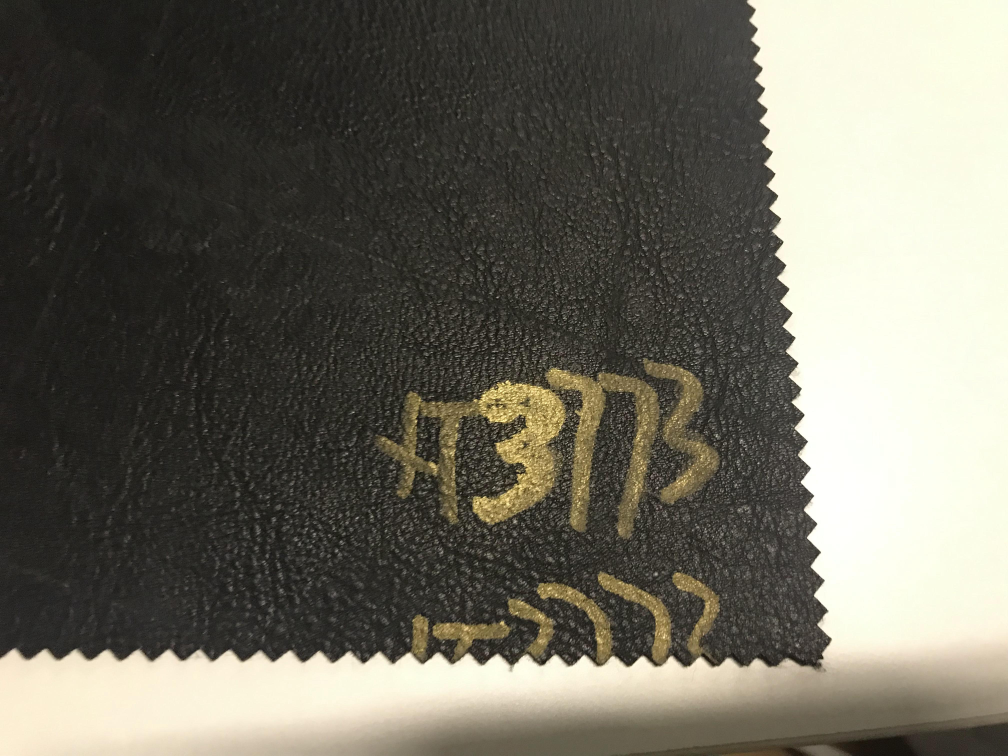
#> input picture raw/2019_06_21_09_21_IMG_3771.JPG, 4032 x 3024 px (shown at 1/4 size); its folder holds only this picture in this run
$ python cropper.py raw/2019_06_21_09_21_IMG_3771.JPG   (older library calls are emulated)
#> lines starting #> are read from the running program, lines starting #| are printed output that depends on the picture; after the words box and inside, x2 and y2 are one past the last pixel; in counts of white or black regions, pixels touching at a corner belong together
import cv2
import numpy as np
import matplotlib.pyplot as plt
# import tensorflow as tf
import os
import sys
import time
import random

def crop_image(image_path, filename, destination_path):
    # log_output = 1：打印过程，调试时用。
    # log_output = 0：不打印过程，批量处理时用。
#> called with image_path = './raw/2019_06_21_09_21_IMG_3771.JPG', filename = 'img0-7463343.jpg', destination_path = './des'
    log_output = 0

    #imread 返回的是BGR格式的图像，与 RGB 仅字节顺序相反
    if os.path.isfile(image_path):
        image = cv2.imdecode(np.fromfile(image_path, dtype=np.uint8), -1)
#> image is the input picture: shape (3024, 4032, 3); mean B, G, R 95.1, 106.4, 109.1
    else:
        print("The file " + image_path + " does not exist.")

    if log_output == 1:
        plt.figure('opencv imgs')
        plt.subplot(431)
        plt.imshow(image)
        print('image shape: ', image.shape)

    # 白色以外颜色
    # filter = [([0, 0, 0], [230, 230, 230])]

    # 白色和黄色以外颜色
    filter = [([0, 0, 0], [200, 200, 200])]

    # 去除阴影
    filter = [([0, 0, 0], [150, 150, 150])]


    # 如果color中定义了几种颜色区间，都可以分割出来
    for (lower, upper) in filter:
        # 创建NumPy数组，传入参数即为数组元素
        lower = np.array(lower, dtype="uint8")  # 颜色下限
        upper = np.array(upper, dtype="uint8")  # 颜色上限

        # 根据阈值找到对应颜色
        mask = cv2.inRange(image, lower, upper) #二值化的图
        #自身按位相与，取mask部分
        image_red = cv2.bitwise_and(image, image, mask=mask)

        # 展示图片
        if log_output == 1:
            plt.subplot(432)
            plt.imshow(image_red, cmap='gray')
#> this loop made 1 pass
#> pass 1, in crop_image, `mask = cv2.inRange(image, lower, upper)`:
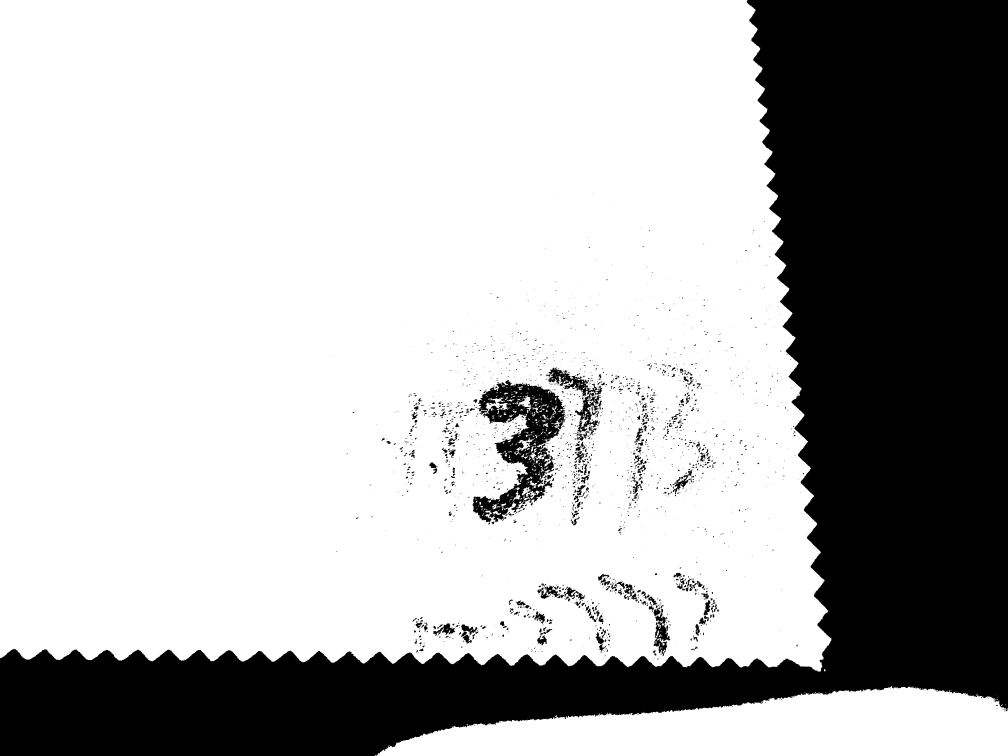
#> mask: shape (3024, 4032) (shown at 1/4 size); 70.6% white; 2637 black regions (1968 under 20 px), largest, box (x1, y1, x2, y2) and area: (0, 0, 4032, 3024) 3406845, (1890, 1520, 2261, 2097) 83640, (2182, 1469, 2389, 1587) 7179

    image_gray = cv2.cvtColor(image_red, cv2.COLOR_BGR2GRAY)
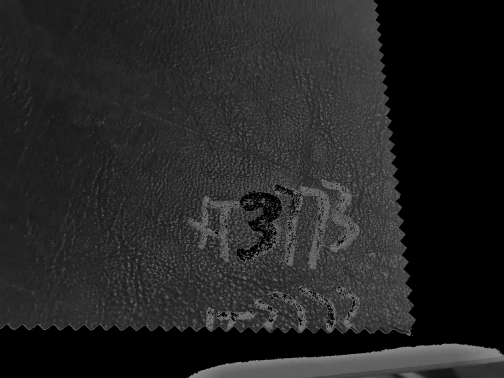
#> image_gray: shape (3024, 4032) (shown at 1/8 size); min 0, max 149, mean 36.6
    if log_output == 1:
        plt.subplot(433)
        plt.imshow(image_gray, cmap='gray')

    # 用Sobel算子计算x，y方向上的梯度，之后在x方向上减去y方向上的梯度，通过这个减法，我们留下具有高水平梯度和低垂直梯度的图像区域。
    gradX = cv2.Sobel(image_gray, ddepth=cv2.CV_32F, dx=1, dy=0, ksize=-1)
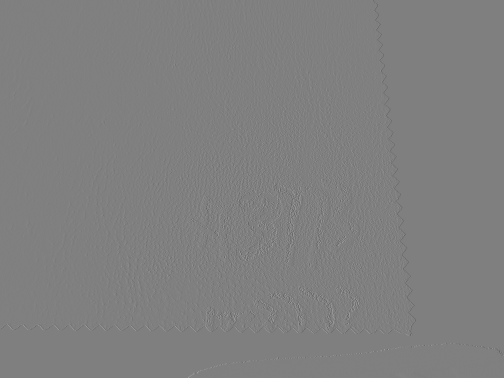
#> gradX: shape (3024, 4032) float32 (shown at 1/8 size); min -2344, max 2327, mean -0.2; drawn with min black and max white
    gradY = cv2.Sobel(image_gray, ddepth=cv2.CV_32F, dx=0, dy=1, ksize=-1)
    # subtract the y-gradient from the x-gradient
    gradient = cv2.subtract(gradX, gradY)
    if log_output == 1:
        plt.subplot(434)
        plt.imshow(gradient, cmap='gray')
    image_gradient = cv2.convertScaleAbs(gradient)
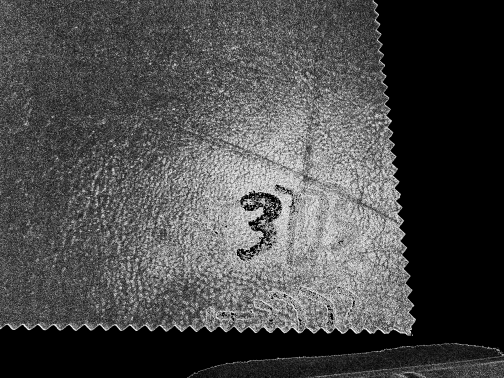
#> image_gradient: shape (3024, 4032) (shown at 1/8 size); min 0, max 255, mean 74
    if log_output == 1:
        plt.subplot(435)
        plt.imshow(image_gradient, cmap='gray')

    # 首先使用低通滤泼器平滑图像（9 x 9内核）
    # blur and threshold the image
    image_blurred = cv2.blur(image_gradient, (15, 15))
    (_, image_thresh) = cv2.threshold(image_blurred, 60, 255, cv2.THRESH_BINARY)
#> image_thresh: shape (3024, 4032); 62.4% white; 5091 black regions (2813 under 20 px), largest, box (x1, y1, x2, y2) and area: (0, 0, 4032, 3024) 3713153, (360, 695, 760, 1040) 37623, (351, 943, 899, 1184) 35367
    if log_output == 1:
        plt.subplot(436)
        plt.imshow(image_blurred, cmap='gray')
        plt.subplot(437)
        plt.imshow(image_thresh, cmap='gray')

    # 白色填充这些空余，使得后面的程序更容易识别区域，这需要做一些形态学方面的操作。
    kernel = cv2.getStructuringElement(cv2.MORPH_RECT, (80, 80))
    image_closed = cv2.morphologyEx(image_thresh, cv2.MORPH_CLOSE, kernel)
#> image_closed: shape (3024, 4032); 70.5% white; 2 black regions, box (x1, y1, x2, y2) and area: (3026, 0, 4032, 2794) 2356445, (0, 2634, 3877, 3024) 1235321
    if log_output == 1:
        plt.subplot(438)
        plt.imshow(image_closed, cmap='gray')

    # 白色斑点，这会干扰之后的轮廓的检测，要把它们去掉。分别执行4次形态学腐蚀与膨胀。
    # perform a series of erosions and dilations
    image_closed = cv2.erode(image_closed, None, iterations=4)
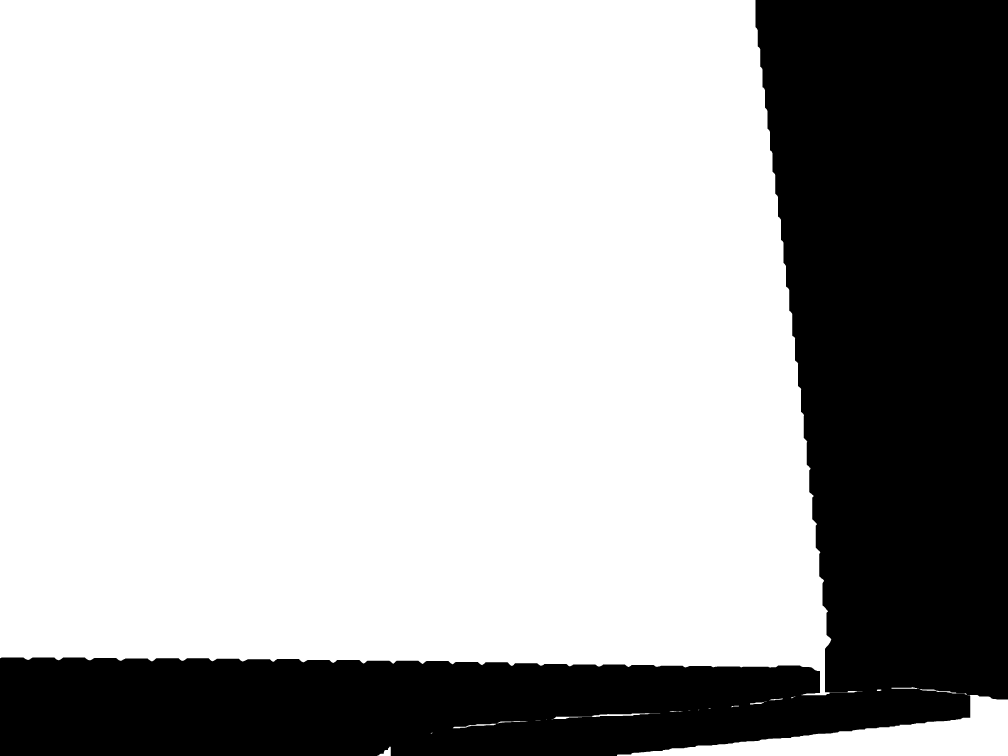
#> image_closed: shape (3024, 4032) (shown at 1/4 size); 70.1% white; 1 black region, box (x1, y1, x2, y2) and area: (0, 0, 4032, 3024) 3646130
    image_closed = cv2.dilate(image_closed, None, iterations=4)
#> image_closed: shape (3024, 4032); 70.5% white; 1 black region
    if log_output == 1:
        plt.subplot(439)
        plt.imshow(image_closed, cmap='gray')
        print('closed shape: ', image_closed.shape)

    #图像二值化
    ret, image_closed = cv2.threshold(image_closed ,127, 255 ,cv2.THRESH_BINARY)
    if log_output == 1:
        plt.subplot(4,3,10)
        plt.imshow(image_closed, cmap='gray')

    #轮廓提取
    # 老版本函数
    # image_closed, contours, hierarchy = cv2.findContours(image_closed.copy(), cv2.RETR_TREE, cv2.CHAIN_APPROX_SIMPLE)
    contours, hierarchy = cv2.findContours(image_closed.copy(), cv2.RETR_TREE, cv2.CHAIN_APPROX_SIMPLE)
#> contours = 17 contours; largest, box (x1, y1, x2, y2) and area: (0, 0, 3454, 2785) 8419608, (2464, 2745, 4032, 3024) 154169, (2202, 2849, 2645, 2882) 5371, (1807, 2880, 2114, 2917) 3518, (1505, 2982, 1567, 3024) 1399
    plt.show()
    #进行图像的截取和保存
    plt.figure('cropImage')
    counter = 0
    for c in contours:
        #排除最外面的图像框
        # if c.shape[0] < 5:
        #     print('shape has too less points:', c.shape)
        #     continue

        rect = cv2.minAreaRect(c)
        box = np.int0(cv2.boxPoints(rect))
        print('box:', box)
        cv2.drawContours(image_closed, [box], -1, (200, 200, 200), 3)

        # 图像截取
        Xs = [i[0] for i in box]
        Ys = [i[1] for i in box]
        x1 = min(Xs)
        x2 = max(Xs)
        y1 = min(Ys)
        y2 = max(Ys)
        hight = y2 - y1
        width = x2 - x1

        #滤除图像大太小的图片
        if hight < 1000 or width < 1000:
            continue
        #将截取范围稍微缩小
        # cropImage = image[int(y1-hight*0.1):int(y1+hight*1.1), int(x1-width*0.1):int(x1+width*1.1)]
        cropImage = image[int(y1+0.2*hight):int(y2-0.2*hight), int(x1+width*0.2):int(x2-width*0.2)]
        counter += 1
        if log_output == 1:
            plt.subplot(3, 3, counter)
            plt.imshow(cropImage)
        #保存图片
        cropImage_filename = filename.split('.')[-2] + '_' + str(counter) + '.jpg'
        cropImage_filepath = os.path.join(destination_path, cropImage_filename)
        print('filename:', filename.split('.')[-2])
        print('cropImage_filename:', cropImage_filename)
        print('cropImage_filepath:', cropImage_filepath)
        cv2.imwrite(cropImage_filepath, cropImage)
#> this loop made 17 passes
#> (rect, box, Xs, Ys, x1, x2, y1, y2) on passes 1 to 2: (((1535.5, 3002.5), (41, 61), -90), [[1565, 3022], [1504, 3022], [1504, 2981], [1565, 2981]], [1565, 1504, 1504, 1565], [3022, 3022, 2981, 2981], 1504, 1565, 2981, 3022), (((1726, 2933), (12, 16), -90), [[1734, 2939], [1718, 2939], [1718, 2927], [1734, 2927]], [1734, 1718, 1718, 1734], [2939, 2939, 2927, 2927], 1718, 1734, 2927, 2939)
#> (printed output is left out)
#> after the loop, counter = 1

    if log_output == 1:
        plt.figure('opencv imgs')
        plt.imshow(image_closed)
        plt.show()

def main(argv=None):
    destination_path = './des'
    if not os.path.exists(destination_path):
        os.mkdir(destination_path)

    #待处理文件根目录
    dir_path = './raw'
    #打开根目录
    file_dir = os.listdir(dir_path)
    print('file_dir:', file_dir)

    fileflow = 0
    for filename_image in file_dir:
        if filename_image.split('.')[-1] != 'jpg' and filename_image.split('.')[-1] != 'JPG':
            continue
        print('filename_image:', filename_image)
        fileflow_name = 'img' + str(fileflow) + '-'+ str(random.randint(1000000, 9999999)) + '.jpg'
        print('fileflow_name:', fileflow_name)
        image_path = os.path.join(dir_path, filename_image)
        # image_path = uncode(image_path, "utf8")
        print('image_path:', image_path)
        crop_image(image_path, fileflow_name, destination_path)
        fileflow += 1

if __name__ == '__main__':
    main()

$ run again, on raw/2019_06_21_09_21_IMG_3775.JPG
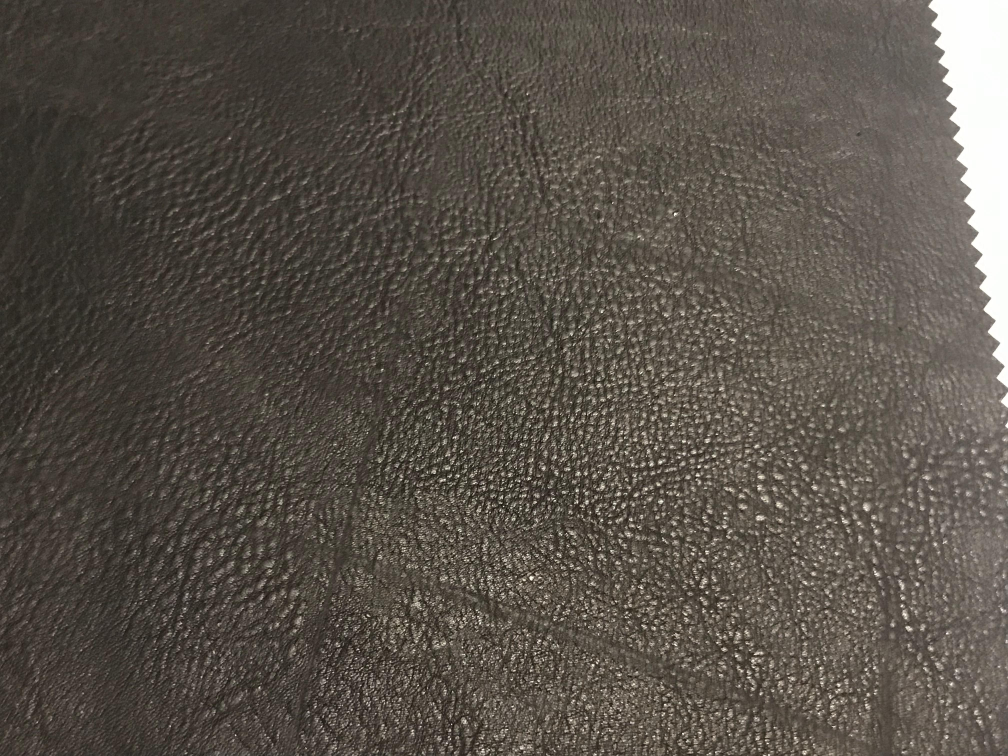
#> input picture raw/2019_06_21_09_21_IMG_3775.JPG, 4032 x 3024 px (shown at 1/4 size)
#> in crop_image, image is the input picture: shape (3024, 4032, 3); mean B, G, R 73.7, 81.6, 88.5
#> the loop in crop_image, `for (lower, upper) in filter:` made 1 pass
#> pass 1, in crop_image, `mask = cv2.inRange(image, lower, upper)`:
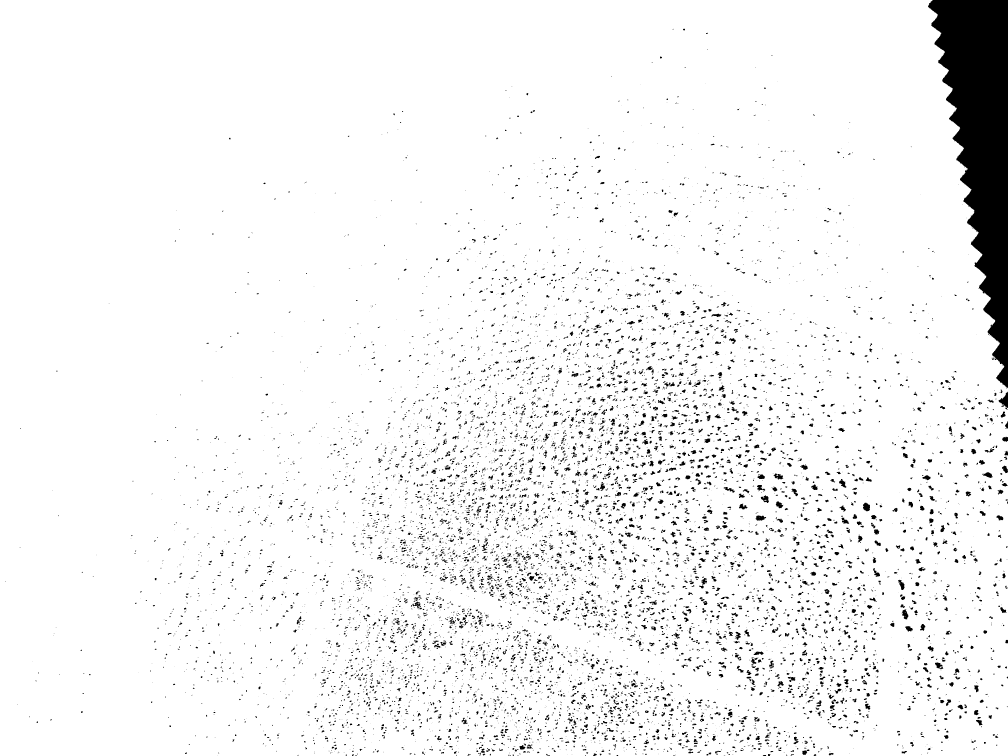
#> mask: shape (3024, 4032) (shown at 1/4 size); 95.3% white; 10245 black regions (5838 under 20 px), largest, box (x1, y1, x2, y2) and area: (3712, 0, 4032, 1554) 254799, (3994, 1567, 4032, 1632) 1251, (3452, 2011, 3480, 2045) 730
#> image_thresh: shape (3024, 4032); 81.8% white; 3885 black regions (1989 under 20 px), largest, box (x1, y1, x2, y2) and area: (0, 0, 1698, 1549) 1190880, (3287, 0, 4032, 1545) 429533, (3716, 1246, 4002, 1566) 34899
#> contours = 7 contours; box (x1, y1, x2, y2) and area: (0, 0, 4032, 3024) 11911868, (260, 59, 674, 481) 88717, (1097, 144, 1235, 289) 16406, (193, 503, 313, 620) 12991, (40, 634, 151, 737) 10912, (787, 149, 890, 245) 9688, (125, 881, 211, 979) 8231
#> the loop in crop_image, `for c in contours: #排除最外面的图像框 # if c.shape[0] < 5: #     print('shape ..` made 7 passes
#> (rect, box, Xs, Ys, x1, x2, y1, y2) on passes 2 to 3: (((167.5, 929.5), (97, 85), -90), [[210, 978], [125, 978], [125, 881], [210, 881]], [210, 125, 125, 210], [978, 978, 881, 881], 125, 210, 881, 978), (((95, 685), (102, 110), -90), [[150, 736], [40, 736], [40, 634], [150, 634]], [150, 40, 40, 150], [736, 736, 634, 634], 40, 150, 634, 736)
#> (printed output is left out)
#> pass 1, in crop_image, `cropImage = image[int(y1+0.2*hight):int(y2-0.2*hight), int(x1+width*0...`:
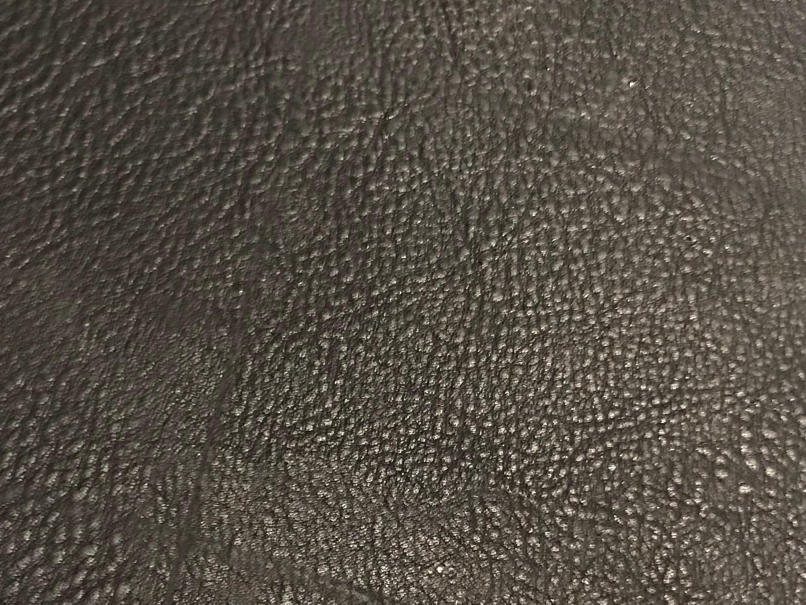
#> cropImage: shape (1814, 2418, 3) (shown at 1/3 size); mean B, G, R 69.4, 78.7, 85.6
#> after the loop in crop_image, `for c in contours:`: counter = 1
